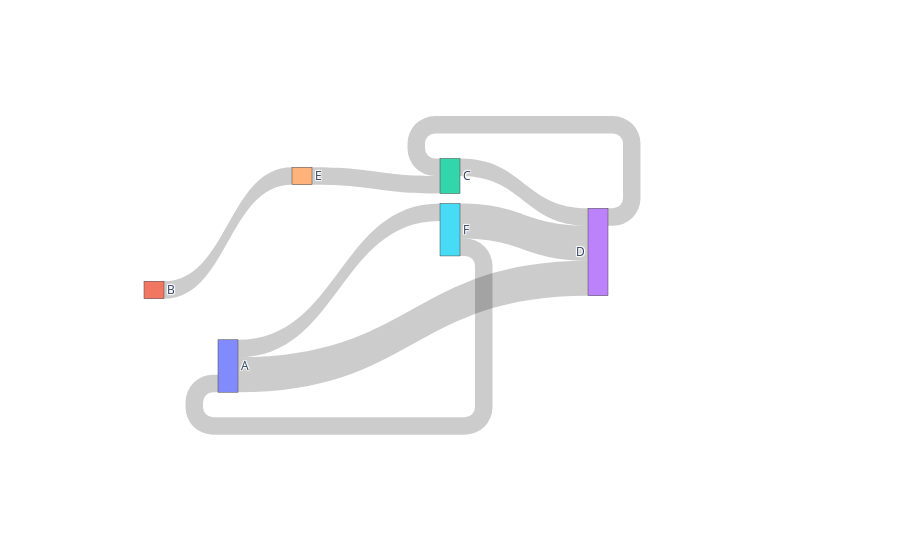

Notebook source saved alongside this figure:
### Code cell
fig = go.Figure(go.Sankey(
    arrangement='snap',
    node=dict(
        label=['A', 'B', 'C', 'D', 'E', 'F'],
        x=[0.2, 0.1, 0.5, 0.7, 0.3, 0.5],
        y=[0.7, 0.5, 0.2, 0.4, 0.2, 0.3],
        pad=10  
    ),
    link=dict(
        source=[0, 0, 1, 2, 5, 4, 3, 5],
        target=[5, 3, 4, 3, 0, 2, 2, 3],
        value=[1, 2, 1, 1, 1, 1, 1, 2]  
    )
))

fig.show()

### Figure 1 — Plotly figure (JSON) as saved in the notebook; plotly's stock layout.template omitted (floating-point values rounded to 4 significant figures)
{"data": [{"arrangement": "snap", "link": {"source": [0, 0, 1, 2, 5, 4, 3, 5], "target": [5, 3, 4, 3, 0, 2, 2, 3], "value": [1, 2, 1, 1, 1, 1, 1, 2]}, "node": {"label": ["A", "B", "C", "D", "E", "F"], "pad": 10, "x": [0.2, 0.1, 0.5, 0.7, 0.3, 0.5], "y": [0.7, 0.5, 0.2, 0.4, 0.2, 0.3]}, "type": "sankey"}], "layout": {}}
